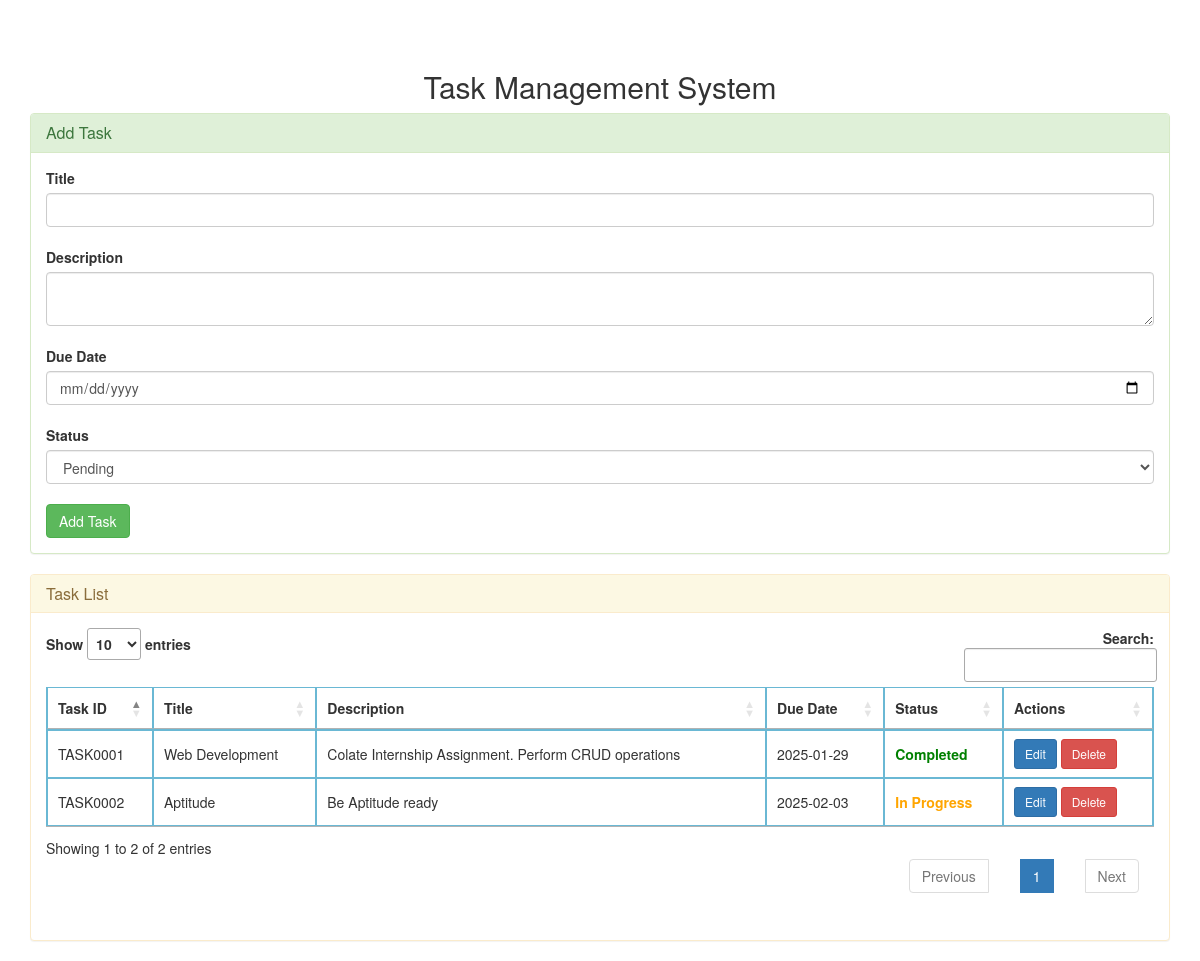
The page / on the database its author committed.
### tables this page shows
CREATE TABLE `tasks` (
  `id` int(11) NOT NULL,
  `task_id` varchar(20) NOT NULL,
  `title` varchar(255) NOT NULL,
  `description` text DEFAULT NULL,
  `due_date` date NOT NULL,
  `status` enum('Pending','In Progress','Completed') DEFAULT 'Pending',
  `created_at` timestamp NOT NULL DEFAULT current_timestamp()
);

### index.php (the view, shortened to what this page needs)
<?php
require 'config.php';
$stmt = $pdo->query("SELECT * FROM tasks ORDER BY due_date ASC");
$tasks = $stmt->fetchAll();
?>
<!DOCTYPE html>
<html lang="en">
<head>
    <link rel="stylesheet" href="Assets/bootstrap.min.css">
    <link href="https://cdn.datatables.net/1.13.6/css/jquery.dataTables.min.css" rel="stylesheet">
    <link href="https://cdn.datatables.net/responsive/2.5.0/css/responsive.dataTables.min.css" rel="stylesheet">
    <link rel="stylesheet" href="https://cdn.datatables.net/buttons/2.2.3/css/buttons.dataTables.min.css">
</head>
<body>
    <div class="container">
        <h2 class="text-center mb-4">Task Management System</h2>
        <div class="panel panel-success">
            <div class="panel-heading">
                <h3 class="panel-title">Add Task</h3>
            </div>
            <div class="panel-body">
                <form id="addTaskForm">
                    <div class="mb-3">
                        <label for="title" class="form-label">Title</label>
                        <input type="text" name="title" id="title" class="form-control" required><br>
                    </div>
                    <div class="mb-3">
                        <label for="description" class="form-label">Description</label>
                        <textarea name="description" id="description" class="form-control"></textarea><br>
                    </div>
                    <div class="mb-3">
                        <label for="due_date" class="form-label">Due Date</label>
                        <input type="date" name="due_date" id="due_date" class="form-control" required><br>
                    </div>
                    <div class="mb-3">
                        <label for="status" class="form-label">Status</label>
                        <select name="status" id="status" class="form-control">
                            <option value="Pending">Pending</option>
                        </select><br>
                    </div>
                    <button type="submit" class="btn btn-success">Add Task</button>
                </form>
            </div>
        </div>
        <div class="panel panel-warning">
            <div class="panel-heading">
                <h3 class="panel-title">Task List</h3>
            </div>
            <div class="panel-body">
                <table id="taskTable" class="table table-bordered table-hover">
                    <thead>
                        <tr>
                            <th>Task ID</th>
                            <th>Title</th>
                            <th>Description</th>
                            <th>Due Date</th>
                            <th>Status</th>
                            <th>Actions</th>
                        </tr>
                    </thead>
                    <tbody>
                        <?php foreach ($tasks as $task): ?>
                            <tr>
                                <td><?= htmlspecialchars($task['task_id']) ?></td>
                                <td><?= htmlspecialchars($task['title']) ?></td>
                                <td><?= htmlspecialchars($task['description']) ?></td>
                                <td><?= htmlspecialchars($task['due_date']) ?></td>
                                <td class="status-<?= strtolower(str_replace(' ', '-', $task['status'])) ?>">
                                    <?= htmlspecialchars($task['status']) ?>
                                </td>
                                <td>
                                    <a href="update_task.php?id=<?= $task['id'] ?>" class="btn btn-primary btn-sm">Edit</a>
                                    <a href="delete_task.php?id=<?= $task['id'] ?>" class="btn btn-danger btn-sm" onclick="return confirm('Are you sure?')">Delete</a>
                                </td>
                            </tr>
                        <?php endforeach; ?>
                    </tbody>
                </table>
            </div>
        </div>
    </div>
</body>
</html>

### index.php (style rules this page uses)
body { background-color:rgb(255, 255, 255); }
.container { margin-top: 50px; }
.panel { margin-bottom: 20px; }
.panel-heading { padding: 10px 15px; background-color: #f8f9fa; border-bottom: 1px solid #ddd; }
.panel-title { margin: 0; }
.panel-body { padding: 15px; }
.status-in-progress { color: orange; font-weight: bold; }
.status-completed { color: green; font-weight: bold; }

### rows shown on the page
tasks: task "TASK0001", title "Web Development", description "Colate Internship Assignment. Perform CRUD operations", due_date "2025-01-29", status "Completed"
tasks: task "TASK0002", title "Aptitude", description "Be Aptitude ready", due_date "2025-02-03", status "In Progress"
